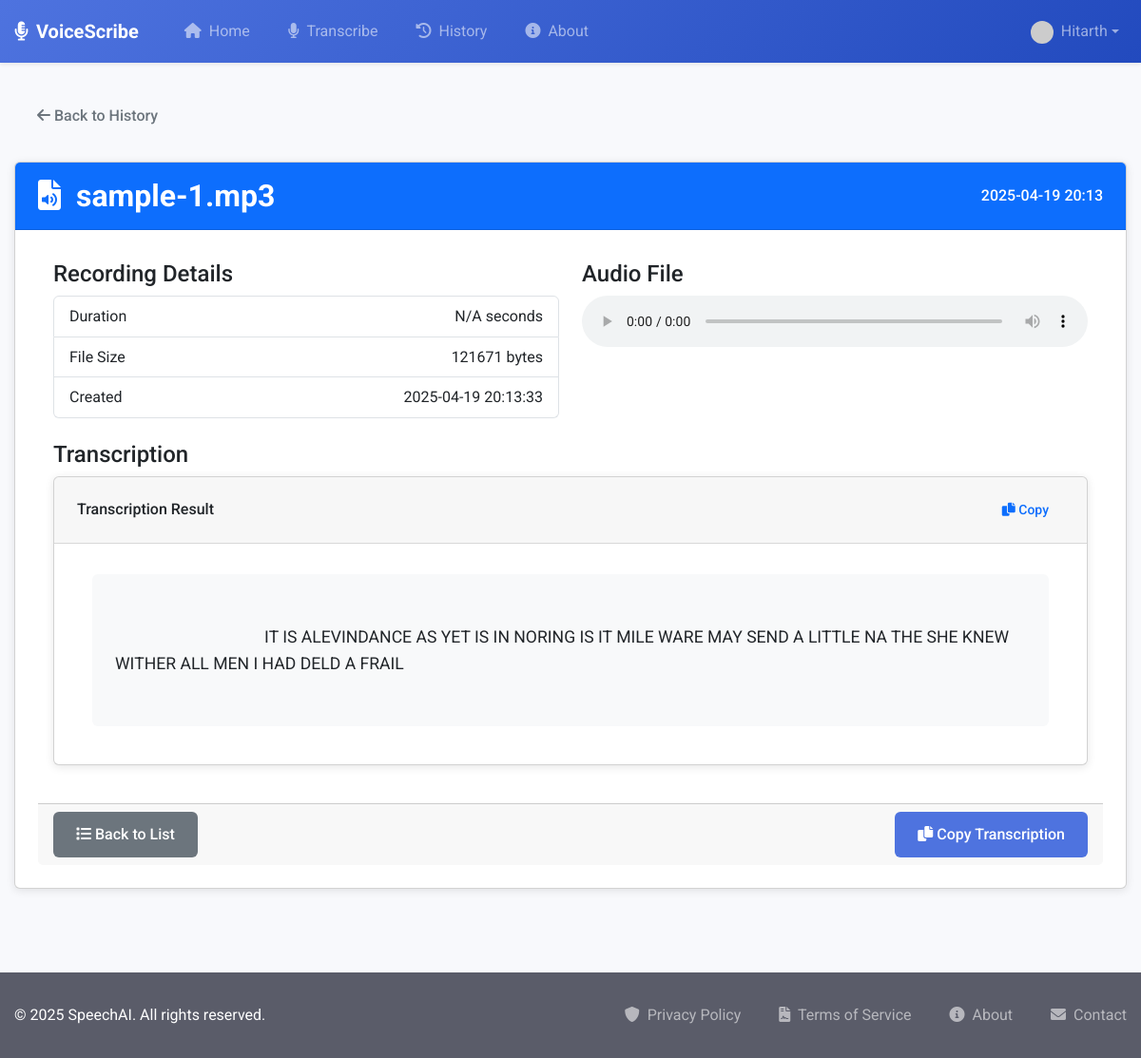
The app's page /recording/2 (signed in) with its own data.
### app/models/user.py (models this page shows, shortened)
class User(db.Model, UserMixin):
    __tablename__ = 'users'
    id = db.Column(db.Integer, primary_key=True)
    username = db.Column(db.String(80), unique=True, nullable=False, index=True)
    email = db.Column(db.String(120), unique=True, nullable=False, index=True)
    password_hash = db.Column(db.String(128), nullable=False)
    created_at = db.Column(db.DateTime, default=datetime.utcnow)
    last_login = db.Column(db.DateTime, nullable=True)
    is_active = db.Column(db.Boolean, default=True)
    recordings = db.relationship('Recording', backref='user', lazy='dynamic', cascade='all, delete-orphan')

### app/models/recording.py (models this page shows, shortened)
class Recording(db.Model):
    __tablename__ = 'recordings'
    id = db.Column(db.Integer, primary_key=True)
    filename = db.Column(db.String(255), nullable=False)
    text = db.Column(db.Text, nullable=True)  # Original text field
    transcription = db.Column(db.Text, nullable=True)  # New transcription field
    timestamp = db.Column(db.DateTime, default=datetime.utcnow)
    created_at = db.Column(db.DateTime, default=datetime.utcnow)  # Added for compatibility
    duration = db.Column(db.Float, nullable=True)  # Duration in seconds
    file_size = db.Column(db.Integer, nullable=True)  # Size in bytes
    original_filename = db.Column(db.String(255), nullable=True)  # Added for compatibility
    display_name = db.Column(db.String(255), nullable=True)  # Custom name field
    user_id = db.Column(db.Integer, db.ForeignKey('users.id'), nullable=False)

### app/routes/main.py (the view)
@main_bp.route('/recording/<int:recording_id>')
@login_required
def view_recording(recording_id):
    recording = Recording.query.get_or_404(recording_id)
    if recording.user_id != current_user.id:
        flash('You do not have permission to view this recording', 'danger')
        return redirect(url_for('main.history'))
    return render_template('dashboard/view_recording.html', recording=recording)

### app/templates/dashboard/view_recording.html (shortened to what this page needs)
{% extends 'base.html' %}
{% block content %}
<div class="dashboard-container">
    <div class="recording-detail-page">
        <div class="back-link mb-4">
            <a href="{{ url_for('main.history') }}" class="btn btn-outline-secondary">
                <i class="fas fa-arrow-left"></i> Back to History
            </a>
        </div>
        <div class="card">
            <div class="card-header bg-primary text-white d-flex justify-content-between align-items-center">
                <h2 class="mb-0 fw-bold">
                    <i class="fas fa-file-audio me-2"></i>
                    {{ recording.display_name or recording.filename or 'Untitled Recording' }}
                </h2>
                <span class="recording-date">{{ recording.timestamp.strftime('%Y-%m-%d %H:%M') }}</span>
            </div>
            <div class="card-body">
                <div class="row mb-4">
                    <div class="col-md-6">
                        <h4>Recording Details</h4>
                        <ul class="list-group">
                            <li class="list-group-item d-flex justify-content-between align-items-center">
                                Duration
                                <span>{{ recording.duration|default('N/A', true) }} seconds</span>
                            </li>
                            <li class="list-group-item d-flex justify-content-between align-items-center">
                                File Size
                                <span>{{ recording.file_size|default('N/A', true) }} bytes</span>
                            </li>
                            <li class="list-group-item d-flex justify-content-between align-items-center">
                                Created
                                <span>{{ recording.timestamp.strftime('%Y-%m-%d %H:%M:%S') }}</span>
                            </li>
                        </ul>
                    </div>
                    <div class="col-md-6">
                        <h4>Audio File</h4>
                        {% if recording.filename %}
                            <div class="audio-player-container">
                                <audio controls class="w-100">
                                    <source src="{{ url_for('transcribe.uploaded_file', filename=recording.filename) }}" type="audio/mpeg">
                                </audio>
                            </div>
                        {% else %}
                            <div class="alert alert-warning">
                                Audio file not available
                            </div>
                        {% endif %}
                    </div>
                </div>
                <div class="transcription-container mt-4">
                    <h3>Transcription</h3>
                    {% if recording.text %}
                        <div class="card">
                            <div class="card-header d-flex justify-content-between align-items-center">
                                <span>Transcription Result</span>
                                <button class="btn btn-sm btn-outline-primary"
                                        onclick="copyToClipboard('transcription-text')">
                                    <i class="fas fa-copy"></i> Copy
                                </button>
                            </div>
                            <div class="card-body">
                                <div id="transcription-text" class="transcription-text">
                                    {{ recording.text }}
                                </div>
                            </div>
                        </div>
                    {% else %}
                        <div class="alert alert-info">
                            <i class="fas fa-info-circle me-2"></i>
                            No transcription available for this recording.
                        </div>
                    {% endif %}
                </div>
            </div>
            <div class="card-footer">
                <div class="d-flex justify-content-between">
                    <div>
                        <a href="{{ url_for('main.history') }}" class="btn btn-secondary">
                            <i class="fas fa-list"></i> Back to List
                        </a>
                    </div>
                    {% if recording.text %}
                    <div>
                        <button class="btn btn-primary" onclick="copyToClipboard('transcription-text')">
                            <i class="fas fa-copy"></i> Copy Transcription
                        </button>
                    </div>
                    {% endif %}
                </div>
            </div>
        </div>
    </div>
</div>
{% endblock %}

### app/templates/partials/navbar.html (shortened to what this page needs)
<nav class="navbar navbar-expand-lg navbar-dark bg-gradient-primary sticky-top shadow-sm">
  <div class="container">
    <a class="navbar-brand d-flex align-items-center" href="{{ url_for('main.index') }}">
      <i class="fas fa-microphone-alt me-2"></i>
      <span class="fw-bold">VoiceScribe</span>
    </a>
    <div class="collapse navbar-collapse" id="navbarMain">
      <ul class="navbar-nav me-auto mb-2 mb-lg-0">
        <li class="nav-item">
          <a class="nav-link {% if request.endpoint == 'main.index' %}active{% endif %}"
             href="{{ url_for('main.index') }}">
            <i class="fas fa-home me-1"></i> Home
          </a>
        </li>
        {% if current_user.is_authenticated %}
        <li class="nav-item">
          <a class="nav-link {% if request.endpoint == 'transcribe.index' %}active{% endif %}"
             href="{{ url_for('transcribe.index') }}">
            <i class="fas fa-microphone me-1"></i> Transcribe
          </a>
        </li>
        <li class="nav-item">
          <a class="nav-link {% if request.endpoint == 'main.history' %}active{% endif %}"
             href="{{ url_for('main.history') }}">
            <i class="fas fa-history me-1"></i> History
          </a>
        </li>
        {% endif %}
        <li class="nav-item">
          <a class="nav-link {% if request.endpoint == 'main.about' %}active{% endif %}"
             href="{{ url_for('main.about') }}">
            <i class="fas fa-info-circle me-1"></i> About
          </a>
        </li>
      </ul>
      <ul class="navbar-nav ms-auto">
        {% if current_user.is_authenticated %}
          <li class="nav-item dropdown">
            <a class="nav-link dropdown-toggle d-flex align-items-center" href="#" id="userDropdown"
               role="button" data-bs-toggle="dropdown" aria-expanded="false">
              <div class="avatar-sm me-2">
                <img src="https://www.gravatar.com/avatar/{{ current_user.email|lower|trim|md5 }}?s=24&d=identicon"
                     class="rounded-circle" alt="Profile Picture">
              </div>
              <span>{{ current_user.username }}</span>
            </a>
          </li>
        {% endif %}
      </ul>
    </div>
  </div>
</nav>

### app/static/css/style.css (style rules this page uses)
:root { --primary-color: #4a6cf7; --secondary-color: #2ecc71; --accent-color: #f39c12; --danger-color: #e74c3c; --dark-color: #2c3e50; --light-color: #f8f9fa; --gray-color: #95a5a6; --text-color: #333; --border-radius: 6px; --box-shadow: 0 2px 10px rgba(0, 0, 0, 0.1); --transition: all 0.3s ease; }
* { margin: 0; padding: 0; box-sizing: border-box; }
body { font-family: 'Roboto', sans-serif; line-height: 1.6; color: var(--text-color); background-color: #f5f7fa; min-height: 100vh; display: flex; flex-direction: column; }
.container { width: 100%; max-width: 1200px; margin: 0 auto; padding: 0 15px; }
h1, h2, h3, h4, h5, h6 { margin-bottom: 0.5rem; font-weight: 500; line-height: 1.2; }
h2 { font-size: 2rem; }
h3 { font-size: 1.5rem; }
a { color: var(--primary-color); text-decoration: none; transition: var(--transition); }
nav ul { display: flex; list-style: none; }
nav ul li { margin-left: 1.5rem; }
nav ul li a { color: var(--dark-color); font-weight: 500; }
.btn { display: inline-block; padding: 0.75rem 1.5rem; border-radius: var(--border-radius); font-weight: 500; text-align: center; cursor: pointer; transition: var(--transition); border: none; font-size: 1rem; }
.btn-primary { background-color: var(--primary-color); color: #fff; }
.btn-secondary { background-color: var(--secondary-color); color: #fff; }
.btn-sm { padding: 0.5rem 1rem; font-size: 0.875rem; }
.card { background-color: #fff; border-radius: var(--border-radius); box-shadow: var(--box-shadow); padding: 1.5rem; margin-bottom: 1.5rem; }
.card-header { margin: -1.5rem -1.5rem 1rem; padding: 1rem 1.5rem; background-color: rgba(0, 0, 0, 0.03); border-bottom: 1px solid rgba(0, 0, 0, 0.125); font-weight: 500; }
.transcription-text { padding: 1.5rem; background-color: #f8f9fa; border-radius: var(--border-radius); font-size: 1.1rem; white-space: pre-wrap; }

### app/templates/base.html (style rules this page uses)
:root { --primary-color: #4e73df; --primary-dark: #224abe; --secondary-color: #6c757d; --success-color: #1cc88a; --info-color: #36b9cc; --warning-color: #f6c23e; --danger-color: #e74a3b; --light-color: #f8f9fc; --dark-color: #5a5c69; }
body { font-family: 'Roboto', sans-serif; display: flex; flex-direction: column; min-height: 100vh; background-color: #f8f9fc; }
.bg-gradient-primary { background: linear-gradient(135deg, var(--primary-color) 0%, var(--primary-dark) 100%); }
.shadow-sm { box-shadow: 0 0.125rem 0.25rem rgba(0, 0, 0, 0.075) !important; }

### app/templates/partials/navbar.html (style rules this page uses)
.bg-gradient-primary { background: linear-gradient(135deg, #4e73df 0%, #224abe 100%); }
.navbar { padding-top: 0.5rem; padding-bottom: 0.5rem; }
.navbar-brand { font-size: 1.25rem; }
.nav-link { position: relative; padding: 0.75rem 1rem; transition: all 0.2s ease; }
.avatar-sm img { width: 24px; height: 24px; }

### records on screen
User: username "Hitarth"
Recording: display_name "sample-1.mp3", timestamp "2025-04-19 20:13", duration "N/A", file_size "121671", timestamp "2025-04-19 20:13:33", text "IT IS ALEVINDANCE AS YET IS IN NORING IS IT MILE WARE MAY SEND A LITTLE NA THE SHE KNEW WITHER ALL MEN I HAD DELD A FRAIL"
